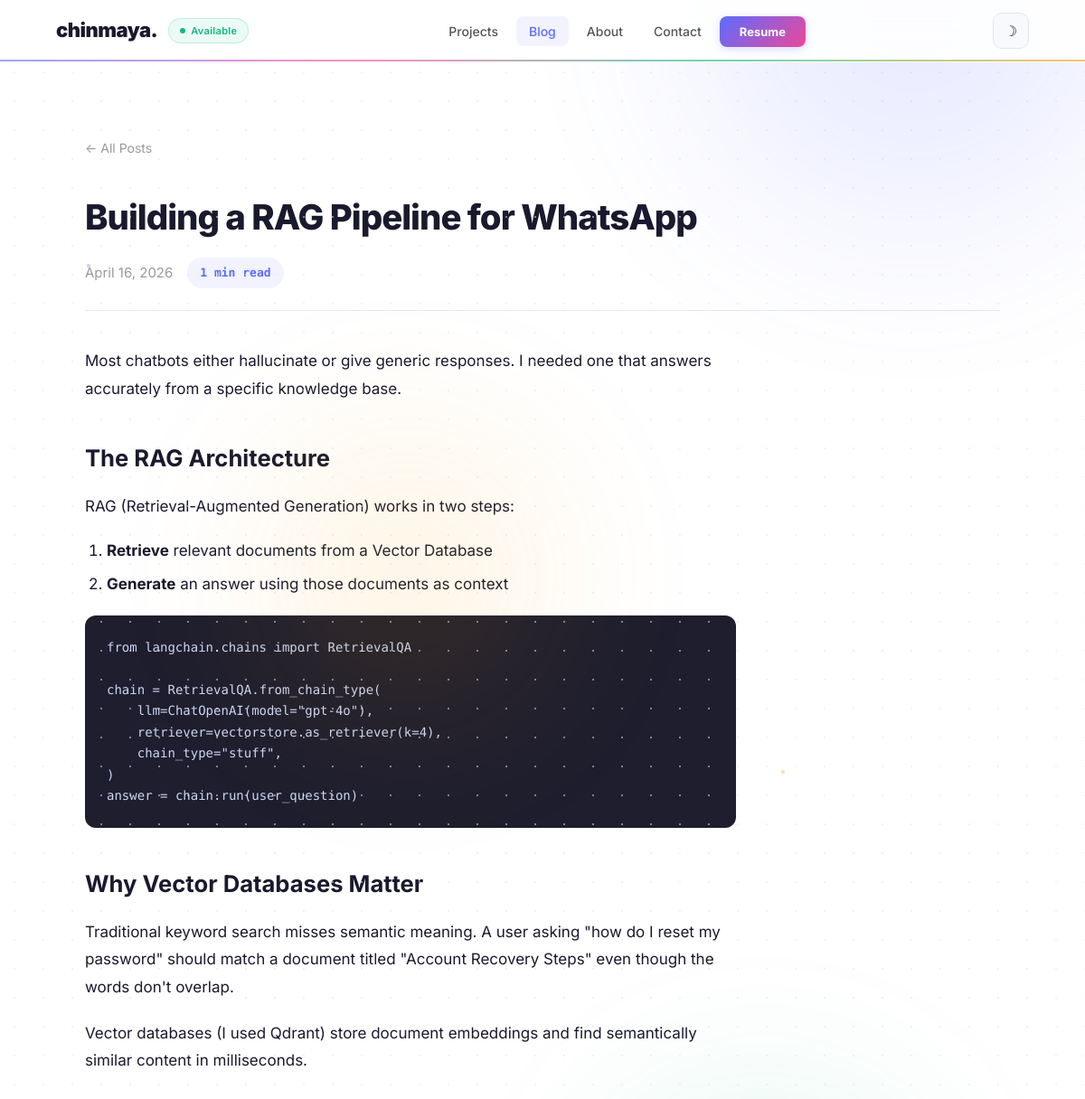
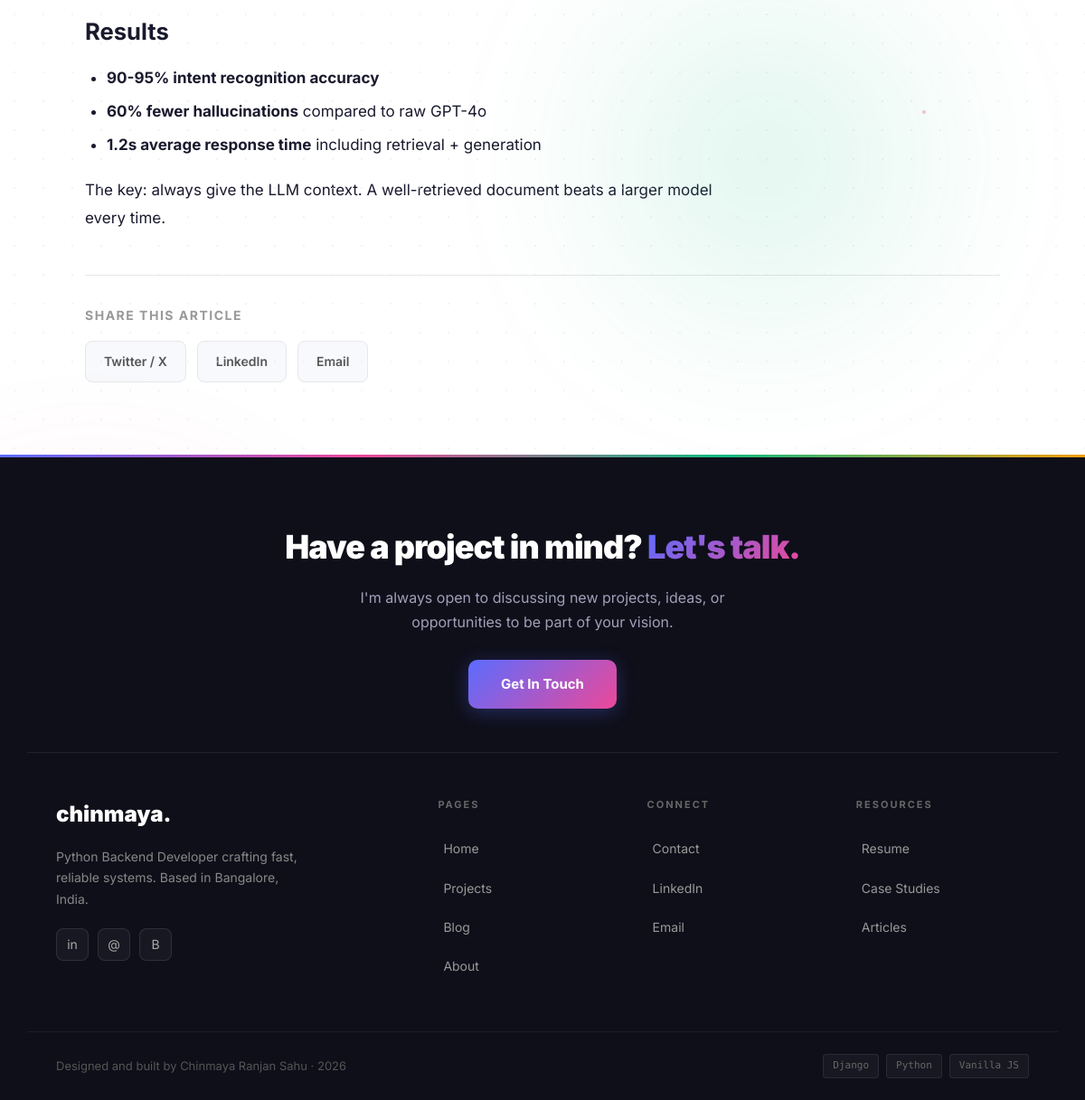
Page /blog/rag-pipeline-whatsapp/ on the committed database (2 pictures, top to bottom).
### blog/models.py (models this page shows, shortened)
class Post(models.Model):
    title = models.CharField(max_length=200)
    slug = models.SlugField(unique=True, blank=True)
    excerpt = models.CharField(max_length=400, blank=True)
    content = models.TextField(help_text="Write in Markdown")
    published = models.BooleanField(default=True)
    created = models.DateTimeField(auto_now_add=True)
    updated = models.DateTimeField(auto_now=True)
    class Meta:
        ordering = ['-created']
    def content_html(self):
        md = markdown.Markdown(extensions=[
            FencedCodeExtension(),
            CodeHiliteExtension(css_class='codehilite', linenums=False),
            'tables',
        ])
        return md.convert(self.content)
    def reading_time(self):
        words = len(self.content.split())
        return max(1, round(words / 200))

### blog/views.py (the view)
# urls.py: path('blog/<slug:slug>/', blog_views.post_detail, name='blog_detail'),
def post_detail(request, slug):
    post = get_object_or_404(Post, slug=slug, published=True)
    return render(request, 'blog/detail.html', {'post': post})

### templates/blog/detail.html (shortened to what this page needs)
{% extends 'base/layout.html' %}
{% block content %}
<div class="container">
  <article class="post-detail">
    <a href="{% url 'blog_list' %}" class="back-link">&larr; All Posts</a>
    <h1>{{ post.title }}</h1>
    <div class="post-meta-bar">
      <span class="post-meta" style="margin-bottom:0;padding-bottom:0;border-bottom:none;">{{ post.created|date:"F d, Y" }}</span>
      <span class="post-reading-badge">{{ post.reading_time }} min read</span>
    </div>
    <div class="prose">
      {{ post.content_html|safe }}
    </div>
    <div class="share-section">
      <h4>Share this article</h4>
      <div class="share-links">
        <a href="https://twitter.com/intent/tweet?text={{ post.title|urlencode }}&url={{ request.build_absolute_uri }}" target="_blank" class="share-link">Twitter / X</a>
        <a href="https://www.linkedin.com/sharing/share-offsite/?url={{ request.build_absolute_uri }}" target="_blank" class="share-link">LinkedIn</a>
        <a href="mailto:?subject={{ post.title|urlencode }}&body=Check out this article: {{ request.build_absolute_uri }}" class="share-link">Email</a>
      </div>
    </div>
  </article>
</div>
{% endblock %}

### static/css/style.css (style rules this page uses)
:root { --bg: #ffffff; --bg-alt: #f8f9fc; --bg-hero: linear-gradient(135deg, #667eea 0%, #764ba2 100%); --text: #1a1a2e; --text-secondary: #555; --text-muted: #999; --text-on-dark: #fff; --accent: #5b6cff; --accent-hover: #4a58e0; --accent-light: rgba(91, 108, 255, 0.08); --accent-glow: rgba(91, 108, 255, 0.15); --accent-pink: #ec4899; --accent-green: #10b981; --accent-orange: #f59e0b; --green: #10b981; --border: #e5e7eb; --card-bg: #ffffff; --code-bg: #1e1e2e; --shadow-sm: 0 1px 3px rgba(0,0,0,0.06); --shadow-md: 0 4px 20px rgba(0,0,0,0.08); --shadow-lg: 0 10px 40px rgba(0,0,0,0.1); --shadow-card: 0 2px 8px rgba(0,0,0,0.04); --radius: 12px; --radius-lg: 16px; --font: 'Inter', system-ui, -apple-system, sans-serif; --mono: 'Fira Code', monospace; --transition: 0.3s ease; --content-w: 1140px; --narrow-w: 720px; }
*, *::before, *::after { box-sizing: border-box; margin: 0; padding: 0; }
html { scroll-behavior: smooth; }
body { font-family: var(--font); background: var(--bg); color: var(--text); font-size: 17px; line-height: 1.7; transition: background var(--transition), color var(--transition); -webkit-font-smoothing: antialiased; position: relative; }
body::before { content: ''; position: fixed; top: 0; left: 0; right: 0; bottom: 0; background-image: radial-gradient(circle, var(--border) 1px, transparent 1px); background-size: 32px 32px; opacity: 0.5; pointer-events: none; z-index: 0; }
a { color: var(--accent); text-decoration: none; transition: color var(--transition); }
.container { max-width: var(--content-w); margin: 0 auto; padding: 0 32px; }
.post-detail { padding: 80px 32px; }
.post-detail h1 { font-size: 2.4rem; font-weight: 800; letter-spacing: -1px; margin-bottom: 12px; }
.post-detail .post-meta { font-size: 15px; color: var(--text-muted); margin-bottom: 24px; }
.post-detail .post-meta-bar { display: flex; align-items: center; gap: 16px; flex-wrap: wrap; padding-bottom: 24px; border-bottom: 1px solid var(--border); margin-bottom: 40px; }
.post-reading-badge { display: inline-flex; align-items: center; gap: 6px; font-size: 13px; font-weight: 600; font-family: var(--mono); color: var(--accent); background: var(--accent-light); padding: 6px 14px; border-radius: 20px; }
.share-section { margin-top: 48px; padding-top: 32px; border-top: 1px solid var(--border); }
.share-section h4 { font-size: 14px; font-weight: 700; text-transform: uppercase; letter-spacing: 1.5px; color: var(--text-muted); margin-bottom: 16px; }
.share-links { display: flex; gap: 12px; }
.share-link { display: inline-flex; align-items: center; gap: 6px; padding: 10px 20px; border-radius: 8px; font-size: 14px; font-weight: 600; background: var(--bg-alt); color: var(--text-secondary); border: 1px solid var(--border); transition: all var(--transition); }
.prose { max-width: var(--narrow-w); }
.prose p { margin-bottom: 20px; font-size: 17px; line-height: 1.8; }
.prose h2 { font-size: 1.6rem; font-weight: 700; margin: 40px 0 16px; }
.prose ul, .prose ol { padding-left: 24px; margin-bottom: 20px; }
.prose li { margin-bottom: 8px; line-height: 1.7; }
.prose strong { font-weight: 700; }
.prose code { font-family: var(--mono); font-size: 14px; background: var(--accent-light); color: var(--accent); padding: 2px 8px; border-radius: 4px; }
.prose pre { background: var(--code-bg) !important; color: #cdd6f4; padding: 24px; border-radius: var(--radius); overflow-x: auto; margin-bottom: 24px; font-size: 14px; line-height: 1.6; }
.prose pre code { background: none; color: inherit; padding: 0; }
.back-link { font-size: 14px; color: var(--text-muted); display: inline-flex; align-items: center; gap: 6px; margin-bottom: 32px; transition: all var(--transition); }

### rows in the picture
Post: title "Building a RAG Pipeline for WhatsApp", created "April 16, 2026", reading_time "1", content_html "Most chatbots either hallucinate or give generic responses. I needed one that answers accurately from a specific knowledge base. The RAG Architecture RAG (Retrieval-Augmented Generation) works in two steps: Retrieve relevant documents from a Vector Database Generate an answer using those documents as context from langchain.chains import RetrievalQA chain = RetrievalQA . from_chain_type ( llm = ChatOpenAI ( model = \"gpt-4o\" ), retriever = vectorstore . as_retriever ( k = 4 ), chain_type = \"stuff\" , ) answer = chain . run ( user_question ) Why Vector Databases Matter Traditional keyword search misses semantic meaning. A user asking \"how do I reset my password\" should match a document titled…"
